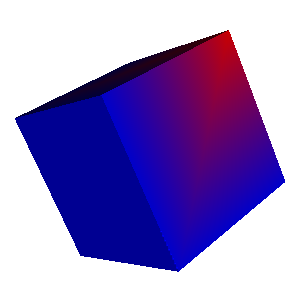

Generate this figure with Python:
#!/usr/bin/env python

# Demonstrate reading a field and converting it to PolyData via a
# write/read round-trip with vtkDataObjectToDataSetFilter.

import os
import tempfile

# Factory overrides
import vtkmodules.vtkInteractionStyle  # noqa: F401
import vtkmodules.vtkRenderingOpenGL2  # noqa: F401

from vtkmodules.vtkFiltersCore import (
    vtkDataObjectToDataSetFilter,
    vtkDataSetToDataObjectFilter,
    vtkFieldDataToAttributeDataFilter,
)
from vtkmodules.vtkIOLegacy import (
    vtkDataObjectReader,
    vtkDataObjectWriter,
    vtkPolyDataReader,
)
from vtkmodules.vtkRenderingCore import (
    vtkActor,
    vtkPolyDataMapper,
    vtkRenderWindow,
    vtkRenderWindowInteractor,
    vtkRenderer,
)

# Data directory
data_dir = os.environ.get("VPE_DATA_DIR", os.path.dirname(os.path.abspath(__file__)))

# Read polydata and convert to a data object (field)
reader = vtkPolyDataReader()
reader.SetFileName(os.path.join(data_dir, "polyEx.vtk"))

ds2do = vtkDataSetToDataObjectFilter()
ds2do.SetInputConnection(reader.GetOutputPort())

# Write the field to a temporary file
tmp_file = os.path.join(tempfile.gettempdir(), "PolyField.vtk")

writer = vtkDataObjectWriter()
writer.SetInputConnection(ds2do.GetOutputPort())
writer.SetFileName(tmp_file)
writer.Write()

# Read the field back
dor = vtkDataObjectReader()
dor.SetFileName(tmp_file)

# Convert field back to polydata
do2ds = vtkDataObjectToDataSetFilter()
do2ds.SetInputConnection(dor.GetOutputPort())
do2ds.SetDataSetTypeToPolyData()
do2ds.SetPointComponent(0, "Points", 0)
do2ds.SetPointComponent(1, "Points", 1)
do2ds.SetPointComponent(2, "Points", 2)
do2ds.SetPolysComponent("Polys", 0)

# Assign scalars from the field
fd2ad = vtkFieldDataToAttributeDataFilter()
fd2ad.SetInputConnection(do2ds.GetOutputPort())
fd2ad.SetInputFieldToDataObjectField()
fd2ad.SetOutputAttributeDataToPointData()
fd2ad.SetScalarComponent(0, "my_scalars", 0)

# Map the result
mapper = vtkPolyDataMapper()
mapper.SetInputConnection(fd2ad.GetOutputPort())
mapper.SetScalarRange(fd2ad.GetOutput().GetScalarRange())

actor = vtkActor()
actor.SetMapper(mapper)

# Renderer
renderer = vtkRenderer()
renderer.AddActor(actor)
renderer.SetBackground(1, 1, 1)
# Window
render_window = vtkRenderWindow()
render_window.AddRenderer(renderer)
render_window.SetSize(300, 300)
render_window.SetWindowName("field to polydata")

# Scene
renderer.ResetCamera()
cam = renderer.GetActiveCamera()
cam.SetClippingRange(0.348, 17.43)
cam.SetPosition(2.92, 2.62, -0.836)
cam.SetViewUp(-0.436, -0.067, -0.897)
cam.Azimuth(90)

# Cleanup temp file
try:
    os.remove(tmp_file)
except OSError:
    pass

# Interactor
interactor = vtkRenderWindowInteractor()
interactor.SetRenderWindow(render_window)

interactor.Initialize()
interactor.Start()
